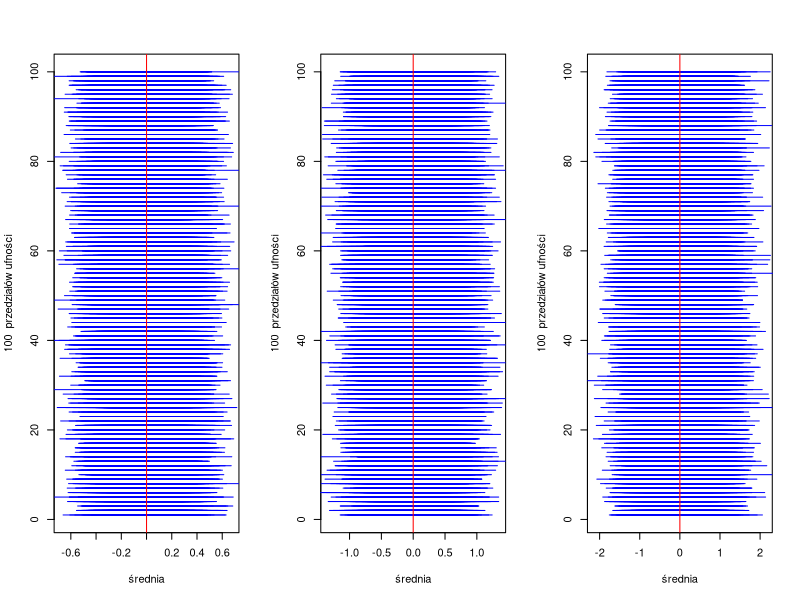
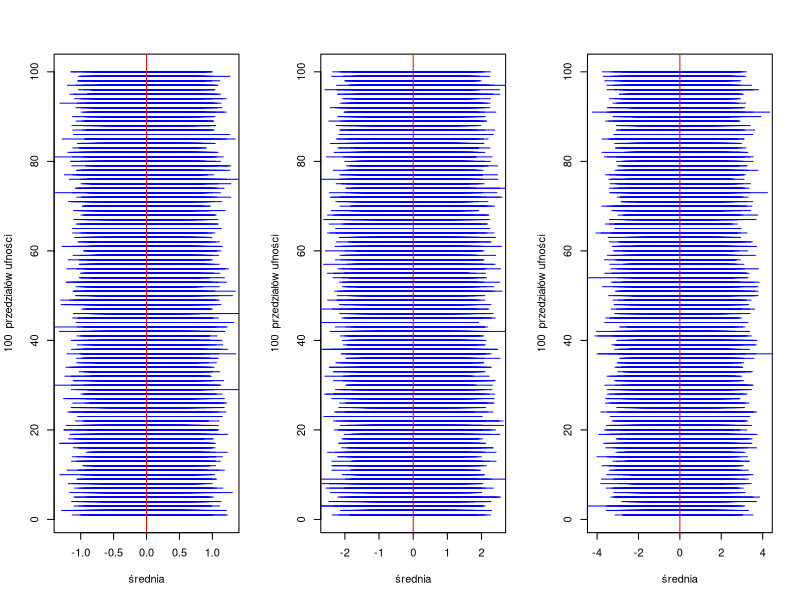
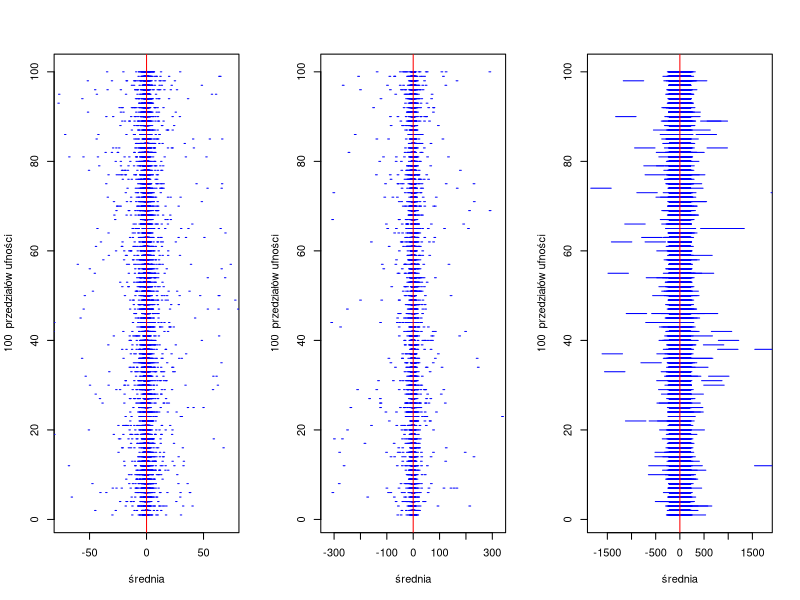
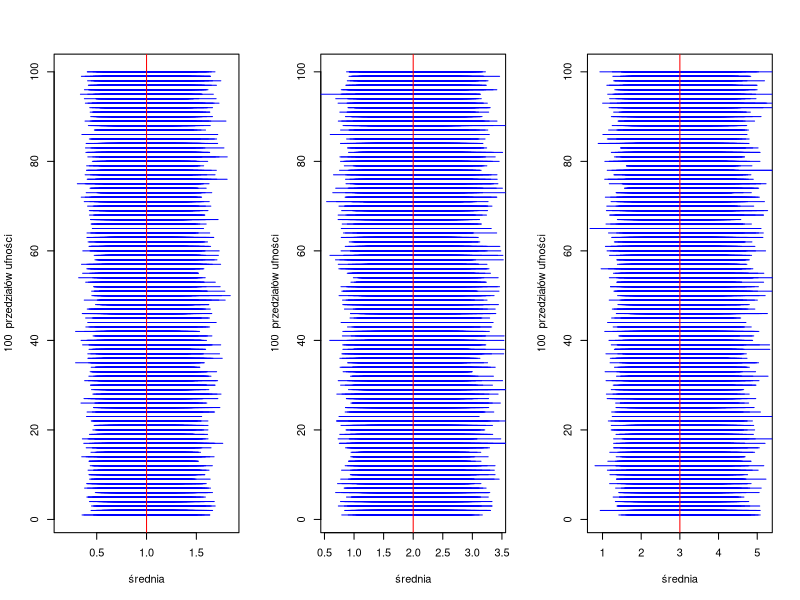
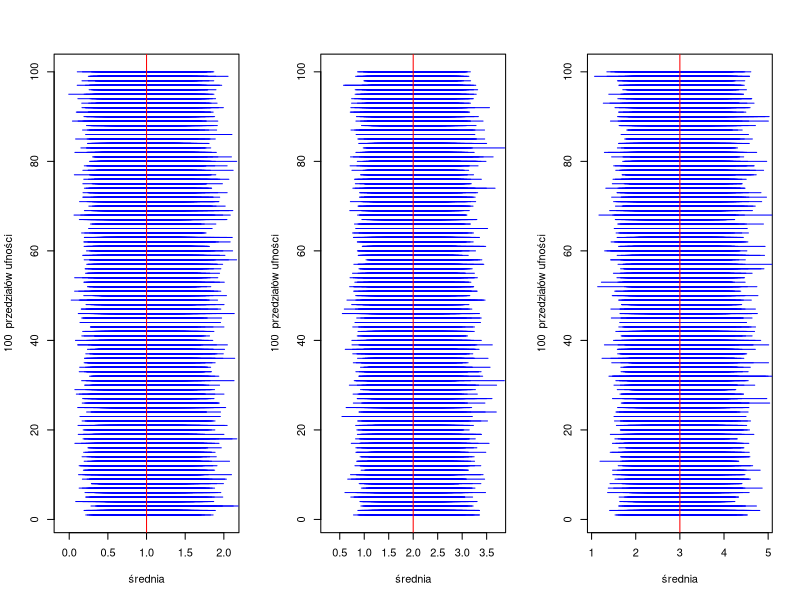
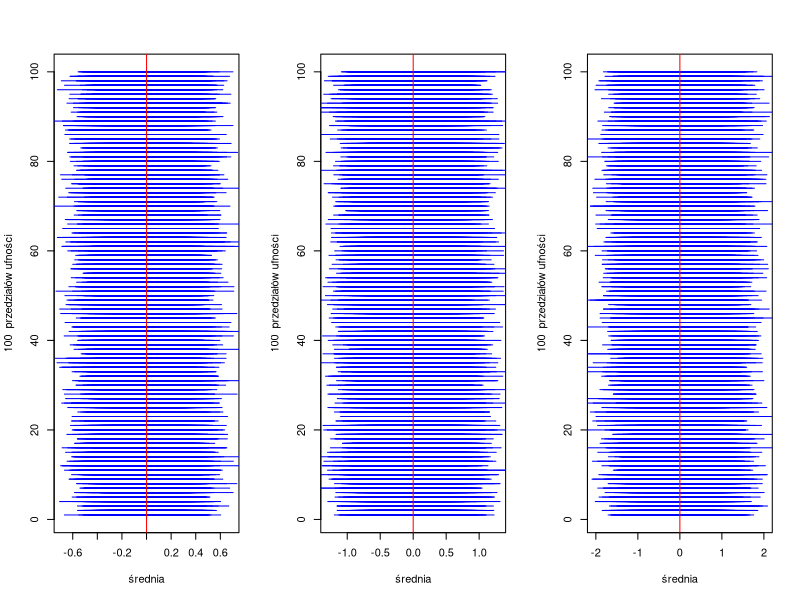
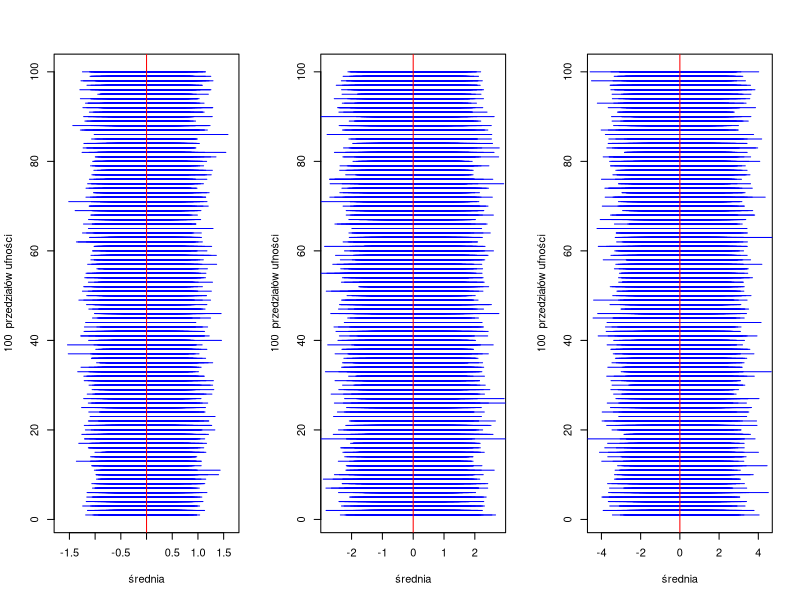
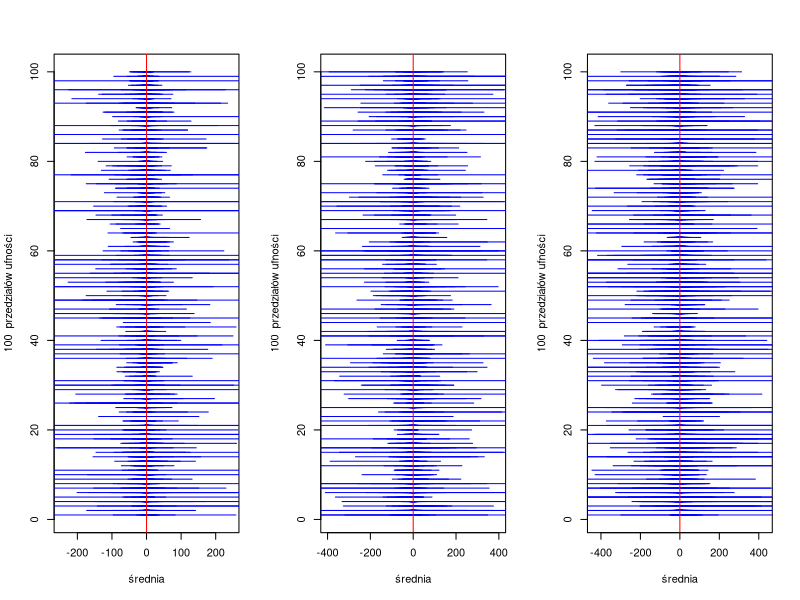

These charts were generated, in order, by the following R code: (Note: a time limit stopped this script after it produced the figures.)
## ---- chunk 1
set.seed(123)
number=100
z=qnorm(0.975,0,1)

ramkidanych=function(){
  df<- data.frame(matrix(ncol = 4, nrow = 0))
  x <- c("dlugosc","zawiera się","lewy koniec","prawy koniec")
  colnames(df) <- x
  return(df)
}

zawieranie=function(df,int){
  if(int==1) {print(paste("(i): ","średnia dlugosc: " ,round(mean(df$dlugosc),4), "prawdopodobieństwo pokrycia: ",sum(df$`zawiera się`)/10000))}
  if(int==2) {print(paste("(ii): ","średnia dlugosc: " ,round(mean(df$dlugosc),4), "prawdopodobieństwo pokrycia: ",sum(df$`zawiera się`)/10000))}
  if(int==3) {print(paste("(iii): ","średnia dlugosc: " ,round(mean(df$dlugosc),4), "prawdopodobieństwo pokrycia: ",sum(df$`zawiera się`)/10000))}
}

wykresy=function(nazwa,value,df){
  l=min(df$`lewy koniec`[1:number])
  r=max(df$`prawy koniec`[1:number])
  l=l-abs(0.1*l)
  r=r+abs(0.1*r)
  x=max(abs(value-l),abs(r-value))
  plot(c(value-x,value+x),c(1,number), type="n", xlab=nazwa, ylab=paste(number," przedziałów ufności"))
  segments(df$`lewy koniec`,1:number,df$`prawy koniec`,1:number, col="blue", lwd=1)
  abline(v=value,col="red",lwd=1)
}

f2=function(X,mi,sd,n){
  flaga=0
  l=mean(X)-z*sd/(n)^(0.5)
  r=mean(X)+z*sd/(n)^(0.5)
  dlugosc=r-l
  if (mi>l && mi<r){flaga=1}
  return(c(dlugosc,flaga,l,r)) 
}

f4=function(X,mi,sd,n){
  flaga=0
  sd=(sum((X-mean(X))^2)/(n-1))^(1/2) ## nieznana wariancja
  l=mean(X)-z*sd/(n)^(0.5)
  r=mean(X)+z*sd/(n)^(0.5)
  dlugosc=r-l
  if (mi>l && mi<r){flaga=1}
  return(c(dlugosc,flaga,l,r)) 
}

f6=function(X,mi,sd,n){
  x1=qchisq(0.975,n)
  x2=qchisq(0.025,n)
  flaga=0
  s2=1/n*sum((X-mi)^2)
  l=n*s2/x1
  r=n*s2/x2
  dlugosc=r-l
  if (sd^2>l && sd^2<r){flaga=1}
  return(c(dlugosc,flaga,l,r)) 
}

f8=function(X,mi,sd,n){
  x1=qchisq(0.975,n-1)
  x2=qchisq(0.025,n-1)
  flaga=0
  s2=1/n*sum((X-mean(X))^2)
  l=n*s2/x1
  r=n*s2/x2
  dlugosc=r-l
  if (sd^2>l && sd^2<r){flaga=1}
  return(c(dlugosc,flaga,l,r)) 
}

f10=function(X,p,n){
  flaga=0
  pval=sum(X>0)/n
  var=sqrt(pval*(1-pval)/n)
  l=pval-z*var
  r=pval+z*var
  dlugosc=r-l
  if (p>l && p<r){flaga=1}
  return(c(dlugosc,flaga,l,r)) 
}

eksperyment=function(rozklad,funkcja,p11,p12,p21,p22,p31,p32,mi1,mi2,mi3,sd1,sd2,sd3,n,flaga){
  df1 <- ramkidanych()
  df2 <- ramkidanych()
  df3 <- ramkidanych()
  
  for (i in 1:10000){
    if(p12 == -100){
      X1=rozklad(n,p11)
      X2=rozklad(n,p21)
      X3=rozklad(n,p31)
    }else{
      X1=rozklad(n,p11,p12)
      X2=rozklad(n,p21,p22)
      X3=rozklad(n,p31,p32)
    }
    df1[nrow(df1)+1,] <- funkcja(X1,mi1,sd1,n)
    df2[nrow(df2)+1,] <- funkcja(X2,mi2,sd2,n)
    df3[nrow(df3)+1,] <- funkcja(X3,mi3,sd3,n)
  }
  
  zawieranie(df1,1)
  zawieranie(df2,2)
  zawieranie(df3,3)
  
  if(flaga==0){
    par(mfrow=c(1, 3))
    wykresy('średnia',mi1,df1)
    wykresy('średnia',mi2,df2)
    wykresy('średnia',mi3,df3)
  }
  if(flaga==1){
    par(mfrow=c(1, 3))
    wykresy('wariancja',sd1^2,df1)
    wykresy('wariancja',sd2^2,df2)
    wykresy('wariancja',sd3^2,df3)
  }
}

## ---- chunk 2
eksperyment(rnorm,f2,0,1,0,2,0,3,0,0,0,1,2,3,50,0)
## ---- chunk 3
eksperyment(rlogis,f2,0,1,0,2,0,3,0,0,0,sqrt(1^2*pi^2/3),sqrt(2^2*pi^2/3),sqrt(3^2*pi^2/3),50,0)
## ---- chunk 4
n=50
X1=rcauchy(50,0,1)
X2=rcauchy(50,0,2)
X3=rcauchy(50,0,3)
sd1=(sum((X1-mean(X1))^2)/(n-1))^(1/2)
sd2=(sum((X2-mean(X2))^2)/(n-1))^(1/2)
sd3=(sum((X3-mean(X3))^2)/(n-1))^(1/2)
eksperyment(rcauchy,f2,0,1,0,2,0,3,0,0,0,sd1,sd2,sd3,50,0)
## ---- chunk 5
eksperyment(rexp,f2,1,-100,1/2,-100,1/3,-100,1,2,3,1,2,3,50,0)
## ---- chunk 6
eksperyment(rchisq,f2,1,-100,2,-100,3,-100,1,2,3,2^(1/2),4^(1/2),6^(1/2),50,0)
## ---- chunk 7
eksperyment(rnorm,f4,0,1,0,2,0,3,0,0,0,1,2,3,50,0)
## ---- chunk 8
eksperyment(rlogis,f4,0,1,0,2,0,3,0,0,0,sqrt(1^2*pi^2/3),sqrt(2^2*pi^2/3),sqrt(3^2*pi^2/3),50,0)
## ---- chunk 9
n=50
X1=rcauchy(50,0,1)
X2=rcauchy(50,0,2)
X3=rcauchy(50,0,3)
sd1=(sum((X1-mean(X1))^2)/(n-1))^(1/2)
sd2=(sum((X2-mean(X2))^2)/(n-1))^(1/2)
sd3=(sum((X3-mean(X3))^2)/(n-1))^(1/2)
eksperyment(rcauchy,f4,0,1,0,2,0,3,0,0,0,sd1,sd2,sd3,50,0)
## ---- chunk 10
eksperyment(rexp,f4,1,-100,1/2,-100,1/3,-100,1,2,3,1,2,3,50,0)
## ---- chunk 11
eksperyment(rchisq,f4,1,-100,2,-100,3,-100,1,2,3,2^(1/2),4^(1/2),6^(1/2),50,0)
## ---- chunk 12
eksperyment(rnorm,f6,0,1,0,2,0,3,0,0,0,1,2,3,50,1)
## ---- chunk 13
eksperyment(rlogis,f6,0,1,0,2,0,3,0,0,0,sqrt(1^2*pi^2/3),sqrt(2^2*pi^2/3),sqrt(3^2*pi^2/3),50,1)
## ---- chunk 14
n=50
X1=rcauchy(50,0,1)
X2=rcauchy(50,0,2)
X3=rcauchy(50,0,3)
sd1=(sum((X1-mean(X1))^2)/(n-1))^(1/2)
sd2=(sum((X2-mean(X2))^2)/(n-1))^(1/2)
sd3=(sum((X3-mean(X3))^2)/(n-1))^(1/2)
eksperyment(rcauchy,f6,0,1,0,2,0,3,0,0,0,sd1,sd2,sd3,50,1)
## ---- chunk 15
eksperyment(rexp,f6,1,-100,1/2,-100,1/3,-100,1,2,3,1,2,3,50,1)
## ---- chunk 16
eksperyment(rchisq,f6,1,-100,2,-100,3,-100,1,2,3,2^(1/2),4^(1/2),6^(1/2),50,1)
## ---- chunk 17
eksperyment(rnorm,f8,0,1,0,2,0,3,0,0,0,1,2,3,50,1)
## ---- chunk 18
eksperyment(rlogis,f8,0,1,0,2,0,3,0,0,0,sqrt(1^2*pi^2/3),sqrt(2^2*pi^2/3),sqrt(3^2*pi^2/3),50,1)
## ---- chunk 19
n=50
X1=rcauchy(50,0,1)
X2=rcauchy(50,0,2)
X3=rcauchy(50,0,3)
sd1=(sum((X1-mean(X1))^2)/(n-1))^(1/2)
sd2=(sum((X2-mean(X2))^2)/(n-1))^(1/2)
sd3=(sum((X3-mean(X3))^2)/(n-1))^(1/2)
eksperyment(rcauchy,f8,0,1,0,2,0,3,0,0,0,sd1,sd2,sd3,50,1)
## ---- chunk 20
eksperyment(rexp,f8,1,-100,1/2,-100,1/3,-100,1,2,3,1,2,3,50,1)
## ---- chunk 21
eksperyment(rchisq,f8,1,-100,2,-100,3,-100,1,2,3,2^(1/2),4^(1/2),6^(1/2),50,1)
## ---- chunk 22
df1 <- ramkidanych()
df2 <- ramkidanych()
df3 <- ramkidanych()

for (i in 1:10000){
  X1=rnorm(50,0,1)
  X2=rnorm(50,0,2)
  X3=rnorm(50,0,3)
  df1[nrow(df1)+1,] <- f10(X1,1/2,50)
  df2[nrow(df2)+1,] <- f10(X2,1/2,50)
  df3[nrow(df3)+1,] <- f10(X3,1/2,50)
}

a=zawieranie(df1,1)
a=zawieranie(df2,2)
a=zawieranie(df3,3)

par(mfrow=c(1, 3))
wykresy('p',1/2,df1)
wykresy('p',1/2,df2)
wykresy('p',1/2,df3)
## ---- chunk 23
df1 <- ramkidanych()
df2 <- ramkidanych()
df3 <- ramkidanych()

for (i in 1:10000){
  X1=rlogis(50,0,1)
  X2=rlogis(50,0,2)
  X3=rlogis(50,0,3)
  df1[nrow(df1)+1,] <- f10(X1,1/2,50)
  df2[nrow(df2)+1,] <- f10(X2,1/2,50)
  df3[nrow(df3)+1,] <- f10(X3,1/2,50)
}

a=zawieranie(df1,1)
a=zawieranie(df2,2)
a=zawieranie(df3,3)

par(mfrow=c(1, 3))
wykresy('p',1/2,df1)
wykresy('p',1/2,df2)
wykresy('p',1/2,df3)
## ---- chunk 24
df1 <- ramkidanych()
df2 <- ramkidanych()
df3 <- ramkidanych()

for (i in 1:10000){
  X1=rcauchy(50,0,1)
  X2=rcauchy(50,0,2)
  X3=rcauchy(50,0,3)
  df1[nrow(df1)+1,] <- f10(X1,1/2,50)
  df2[nrow(df2)+1,] <- f10(X2,1/2,50)
  df3[nrow(df3)+1,] <- f10(X3,1/2,50)
}

a=zawieranie(df1,1)
a=zawieranie(df2,2)
a=zawieranie(df3,3)

par(mfrow=c(1, 3))
wykresy('p',1/2,df1)
wykresy('p',1/2,df2)
wykresy('p',1/2,df3)
## ---- chunk 25
eksperyment(rnorm,f2,0,1,0,2,0,3,0,0,0,1,2,3,20,0)
## ---- chunk 26
eksperyment(rlogis,f2,0,1,0,2,0,3,0,0,0,sqrt(1^2*pi^2/3),sqrt(2^2*pi^2/3),sqrt(3^2*pi^2/3),20,0)
## ---- chunk 27
n=20
X1=rcauchy(n,0,1)
X2=rcauchy(n,0,2)
X3=rcauchy(n,0,3)
sd1=(sum((X1-mean(X1))^2)/(n-1))^(1/2)
sd2=(sum((X2-mean(X2))^2)/(n-1))^(1/2)
sd3=(sum((X3-mean(X3))^2)/(n-1))^(1/2)
eksperyment(rcauchy,f2,0,1,0,2,0,3,0,0,0,sd1,sd2,sd3,20,0)
## ---- chunk 28
eksperyment(rexp,f2,1,-100,1/2,-100,1/3,-100,1,2,3,1,2,3,20,0)
## ---- chunk 29
eksperyment(rchisq,f2,1,-100,2,-100,3,-100,1,2,3,2^(1/2),4^(1/2),6^(1/2),20,0)
## ---- chunk 30
eksperyment(rnorm,f2,0,1,0,2,0,3,0,0,0,1,2,3,100,0)
## ---- chunk 31
eksperyment(rlogis,f2,0,1,0,2,0,3,0,0,0,sqrt(1^2*pi^2/3),sqrt(2^2*pi^2/3),sqrt(3^2*pi^2/3),100,0)
## ---- chunk 32
n=100
X1=rcauchy(n,0,1)
X2=rcauchy(n,0,2)
X3=rcauchy(n,0,3)
sd1=(sum((X1-mean(X1))^2)/(n-1))^(1/2)
sd2=(sum((X2-mean(X2))^2)/(n-1))^(1/2)
sd3=(sum((X3-mean(X3))^2)/(n-1))^(1/2)
eksperyment(rcauchy,f2,0,1,0,2,0,3,0,0,0,sd1,sd2,sd3,100,0)
## ---- chunk 33
eksperyment(rexp,f2,1,-100,1/2,-100,1/3,-100,1,2,3,1,2,3,100,0)
## ---- chunk 34
eksperyment(rchisq,f2,1,-100,2,-100,3,-100,1,2,3,2^(1/2),4^(1/2),6^(1/2),100,0)
## ---- chunk 35
eksperyment(rnorm,f4,0,1,0,2,0,3,0,0,0,1,2,3,20,0)
## ---- chunk 36
eksperyment(rlogis,f4,0,1,0,2,0,3,0,0,0,sqrt(1^2*pi^2/3),sqrt(2^2*pi^2/3),sqrt(3^2*pi^2/3),20,0)
## ---- chunk 37
n=20
X1=rcauchy(n,0,1)
X2=rcauchy(n,0,2)
X3=rcauchy(n,0,3)
sd1=(sum((X1-mean(X1))^2)/(n-1))^(1/2)
sd2=(sum((X2-mean(X2))^2)/(n-1))^(1/2)
sd3=(sum((X3-mean(X3))^2)/(n-1))^(1/2)
eksperyment(rcauchy,f4,0,1,0,2,0,3,0,0,0,sd1,sd2,sd3,20,0)
## ---- chunk 38
eksperyment(rexp,f4,1,-100,1/2,-100,1/3,-100,1,2,3,1,2,3,20,0)
## ---- chunk 39
eksperyment(rchisq,f4,1,-100,2,-100,3,-100,1,2,3,2^(1/2),4^(1/2),6^(1/2),20,0)
## ---- chunk 40
eksperyment(rnorm,f4,0,1,0,2,0,3,0,0,0,1,2,3,100,0)
## ---- chunk 41
eksperyment(rlogis,f4,0,1,0,2,0,3,0,0,0,sqrt(1^2*pi^2/3),sqrt(2^2*pi^2/3),sqrt(3^2*pi^2/3),100,0)
## ---- chunk 42
n=100
X1=rcauchy(n,0,1)
X2=rcauchy(n,0,2)
X3=rcauchy(n,0,3)
sd1=(sum((X1-mean(X1))^2)/(n-1))^(1/2)
sd2=(sum((X2-mean(X2))^2)/(n-1))^(1/2)
sd3=(sum((X3-mean(X3))^2)/(n-1))^(1/2)
eksperyment(rcauchy,f4,0,1,0,2,0,3,0,0,0,sd1,sd2,sd3,100,0)
## ---- chunk 43
eksperyment(rexp,f4,1,-100,1/2,-100,1/3,-100,1,2,3,1,2,3,100,0)
## ---- chunk 44
eksperyment(rchisq,f4,1,-100,2,-100,3,-100,1,2,3,2^(1/2),4^(1/2),6^(1/2),100,0)
## ---- chunk 45
eksperyment(rnorm,f6,0,1,0,2,0,3,0,0,0,1,2,3,20,1)
## ---- chunk 46
eksperyment(rlogis,f6,0,1,0,2,0,3,0,0,0,sqrt(1^2*pi^2/3),sqrt(2^2*pi^2/3),sqrt(3^2*pi^2/3),20,1)
## ---- chunk 47
n=20
X1=rcauchy(n,0,1)
X2=rcauchy(n,0,2)
X3=rcauchy(n,0,3)
sd1=(sum((X1-mean(X1))^2)/(n-1))^(1/2)
sd2=(sum((X2-mean(X2))^2)/(n-1))^(1/2)
sd3=(sum((X3-mean(X3))^2)/(n-1))^(1/2)
eksperyment(rcauchy,f6,0,1,0,2,0,3,0,0,0,sd1,sd2,sd3,20,1)
## ---- chunk 48
eksperyment(rexp,f6,1,-100,1/2,-100,1/3,-100,1,2,3,1,2,3,20,1)
## ---- chunk 49
eksperyment(rchisq,f6,1,-100,2,-100,3,-100,1,2,3,2^(1/2),4^(1/2),6^(1/2),20,1)
## ---- chunk 50
eksperyment(rnorm,f6,0,1,0,2,0,3,0,0,0,1,2,3,100,1)
## ---- chunk 51
eksperyment(rlogis,f6,0,1,0,2,0,3,0,0,0,sqrt(1^2*pi^2/3),sqrt(2^2*pi^2/3),sqrt(3^2*pi^2/3),100,1)
## ---- chunk 52
n=100
X1=rcauchy(n,0,1)
X2=rcauchy(n,0,2)
X3=rcauchy(n,0,3)
sd1=(sum((X1-mean(X1))^2)/(n-1))^(1/2)
sd2=(sum((X2-mean(X2))^2)/(n-1))^(1/2)
sd3=(sum((X3-mean(X3))^2)/(n-1))^(1/2)
eksperyment(rcauchy,f6,0,1,0,2,0,3,0,0,0,sd1,sd2,sd3,100,1)
## ---- chunk 53
eksperyment(rexp,f6,1,-100,1/2,-100,1/3,-100,1,2,3,1,2,3,100,1)
## ---- chunk 54
eksperyment(rchisq,f6,1,-100,2,-100,3,-100,1,2,3,2^(1/2),4^(1/2),6^(1/2),100,1)
## ---- chunk 55
eksperyment(rnorm,f8,0,1,0,2,0,3,0,0,0,1,2,3,20,1)
## ---- chunk 56
eksperyment(rlogis,f8,0,1,0,2,0,3,0,0,0,sqrt(1^2*pi^2/3),sqrt(2^2*pi^2/3),sqrt(3^2*pi^2/3),20,1)
## ---- chunk 57
n=20
X1=rcauchy(n,0,1)
X2=rcauchy(n,0,2)
X3=rcauchy(n,0,3)
sd1=(sum((X1-mean(X1))^2)/(n-1))^(1/2)
sd2=(sum((X2-mean(X2))^2)/(n-1))^(1/2)
sd3=(sum((X3-mean(X3))^2)/(n-1))^(1/2)
eksperyment(rcauchy,f8,0,1,0,2,0,3,0,0,0,sd1,sd2,sd3,20,1)
## ---- chunk 58
eksperyment(rexp,f8,1,-100,1/2,-100,1/3,-100,1,2,3,1,2,3,20,1)
## ---- chunk 59
eksperyment(rchisq,f8,1,-100,2,-100,3,-100,1,2,3,2^(1/2),4^(1/2),6^(1/2),20,1)
## ---- chunk 60
eksperyment(rnorm,f8,0,1,0,2,0,3,0,0,0,1,2,3,100,1)
## ---- chunk 61
eksperyment(rlogis,f8,0,1,0,2,0,3,0,0,0,sqrt(1^2*pi^2/3),sqrt(2^2*pi^2/3),sqrt(3^2*pi^2/3),100,1)
## ---- chunk 62
n=100
X1=rcauchy(n,0,1)
X2=rcauchy(n,0,2)
X3=rcauchy(n,0,3)
sd1=(sum((X1-mean(X1))^2)/(n-1))^(1/2)
sd2=(sum((X2-mean(X2))^2)/(n-1))^(1/2)
sd3=(sum((X3-mean(X3))^2)/(n-1))^(1/2)
eksperyment(rcauchy,f8,0,1,0,2,0,3,0,0,0,sd1,sd2,sd3,100,1)
## ---- chunk 63
eksperyment(rexp,f8,1,-100,1/2,-100,1/3,-100,1,2,3,1,2,3,100,1)
## ---- chunk 64
eksperyment(rchisq,f8,1,-100,2,-100,3,-100,1,2,3,2^(1/2),4^(1/2),6^(1/2),100,1)
## ---- chunk 65
df1 <- ramkidanych()
df2 <- ramkidanych()
df3 <- ramkidanych()

for (i in 1:10000){
  X1=rnorm(20,0,1)
  X2=rnorm(20,0,2)
  X3=rnorm(20,0,3)
  df1[nrow(df1)+1,] <- f10(X1,1/2,20)
  df2[nrow(df2)+1,] <- f10(X2,1/2,20)
  df3[nrow(df3)+1,] <- f10(X3,1/2,20)
}

a=zawieranie(df1,1)
a=zawieranie(df2,2)
a=zawieranie(df3,3)

par(mfrow=c(1, 3))
wykresy('p',1/2,df1)
wykresy('p',1/2,df2)
wykresy('p',1/2,df3)
## ---- chunk 66
df1 <- ramkidanych()
df2 <- ramkidanych()
df3 <- ramkidanych()

for (i in 1:10000){
  X1=rlogis(20,0,1)
  X2=rlogis(20,0,2)
  X3=rlogis(20,0,3)
  df1[nrow(df1)+1,] <- f10(X1,1/2,20)
  df2[nrow(df2)+1,] <- f10(X2,1/2,20)
  df3[nrow(df3)+1,] <- f10(X3,1/2,20)
}

a=zawieranie(df1,1)
a=zawieranie(df2,2)
a=zawieranie(df3,3)

par(mfrow=c(1, 3))
wykresy('p',1/2,df1)
wykresy('p',1/2,df2)
wykresy('p',1/2,df3)
## ---- chunk 67
df1 <- ramkidanych()
df2 <- ramkidanych()
df3 <- ramkidanych()

for (i in 1:10000){
  X1=rcauchy(20,0,1)
  X2=rcauchy(20,0,2)
  X3=rcauchy(20,0,3)
  df1[nrow(df1)+1,] <- f10(X1,1/2,20)
  df2[nrow(df2)+1,] <- f10(X2,1/2,20)
  df3[nrow(df3)+1,] <- f10(X3,1/2,20)
}

a=zawieranie(df1,1)
a=zawieranie(df2,2)
a=zawieranie(df3,3)

par(mfrow=c(1, 3))
wykresy('p',1/2,df1)
wykresy('p',1/2,df2)
wykresy('p',1/2,df3)
## ---- chunk 68
df1 <- ramkidanych()
df2 <- ramkidanych()
df3 <- ramkidanych()

for (i in 1:10000){
  X1=rnorm(100,0,1)
  X2=rnorm(100,0,2)
  X3=rnorm(100,0,3)
  df1[nrow(df1)+1,] <- f10(X1,1/2,100)
  df2[nrow(df2)+1,] <- f10(X2,1/2,100)
  df3[nrow(df3)+1,] <- f10(X3,1/2,100)
}

a=zawieranie(df1,1)
a=zawieranie(df2,2)
a=zawieranie(df3,3)

par(mfrow=c(1, 3))
wykresy('p',1/2,df1)
wykresy('p',1/2,df2)
wykresy('p',1/2,df3)
## ---- chunk 69
df1 <- ramkidanych()
df2 <- ramkidanych()
df3 <- ramkidanych()

for (i in 1:10000){
  X1=rlogis(100,0,1)
  X2=rlogis(100,0,2)
  X3=rlogis(100,0,3)
  df1[nrow(df1)+1,] <- f10(X1,1/2,100)
  df2[nrow(df2)+1,] <- f10(X2,1/2,100)
  df3[nrow(df3)+1,] <- f10(X3,1/2,100)
}

a=zawieranie(df1,1)
a=zawieranie(df2,2)
a=zawieranie(df3,3)

par(mfrow=c(1, 3))
wykresy('p',1/2,df1)
wykresy('p',1/2,df2)
wykresy('p',1/2,df3)
## ---- chunk 70
df1 <- ramkidanych()
df2 <- ramkidanych()
df3 <- ramkidanych()

for (i in 1:10000){
  X1=rcauchy(100,0,1)
  X2=rcauchy(100,0,2)
  X3=rcauchy(100,0,3)
  df1[nrow(df1)+1,] <- f10(X1,1/2,100)
  df2[nrow(df2)+1,] <- f10(X2,1/2,100)
  df3[nrow(df3)+1,] <- f10(X3,1/2,100)
}

a=zawieranie(df1,1)
a=zawieranie(df2,2)
a=zawieranie(df3,3)

par(mfrow=c(1, 3))
wykresy('p',1/2,df1)
wykresy('p',1/2,df2)
wykresy('p',1/2,df3)
